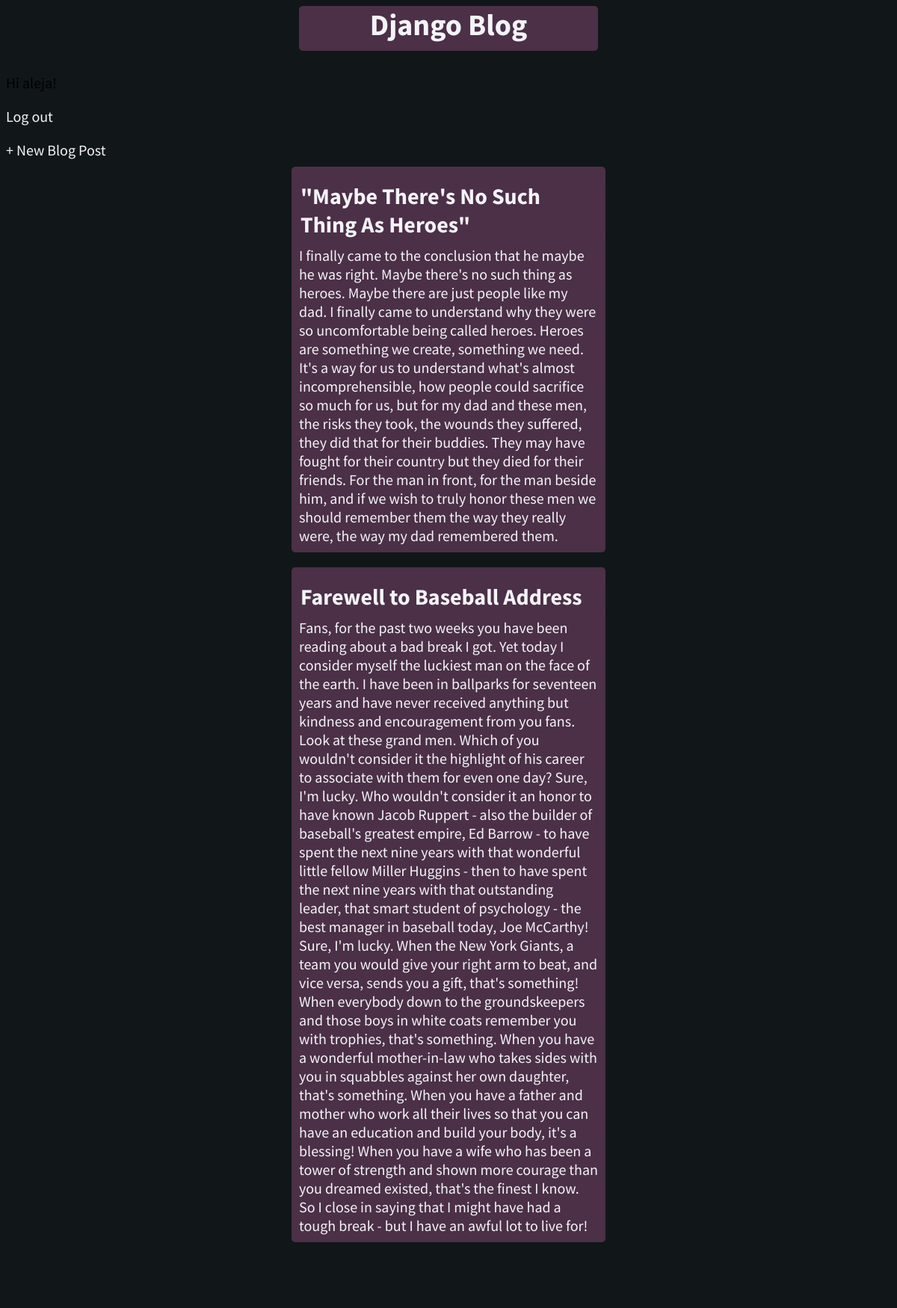
The app's page / (signed in) with its own data.
### blog/models.py (models this page shows, shortened)
class Post(models.Model):
    title = models.CharField(max_length=200) #charfield is for smaller titles like name ex: title of the blog
    author = models.ForeignKey( #foreign key is a key share in two table that might be named differantly
        'auth.User',
        on_delete=models.CASCADE,
    )
    body = models.TextField()
    smallbody = str(body)[0:200]

### blog/views.py (the view)
# urls.py: path('',BlogListView.as_view(), name='home'),
class BlogListView(ListView):
    model = Post
    template_name = 'home.html'

### templates/home.html
{% extends 'base.html' %}
{% block content %}
    {% for post in object_list %}
<body class="post-body">
    <div class="post">
        <div class="post-entry">
            <h2><a href="{% url 'post_detail' post.pk %}">{{ post.title }}</a></h2>
            <p>{{ post.body }}</p>
        </div>
    </div>
</body>
    {% endfor %}
{% endblock content %}

### templates/base.html (shortened to what this page needs)
{% load static %}
<html>
    <head>
        <link href="{% static 'css/base.css' %}" rel="stylesheet">
    </head>
    <body>
        <div class="main_header">
            <header>
            <div class="nav-left">
                <h1><a href="{% url 'home' %}">Django Blog</a></h1>
            </div>
            </header>
            <div class="nav-right">
        {% if user.is_authenticated %}
        <p>Hi {{ user.username }}!</p>
        <p><a href="{% url 'logout' %}">Log out</a></p>
        {% else %}
        <p>You are not logged in.</p>
        <a href="{% url 'login' %}">Log In</a>
        {% endif %}
            <div class="nav-right">
                <a href="{% url 'post_new' %}">+ New Blog Post</a>
            </div>
        </div>
        </div>
    <div class="changing-cont">
    {% block content %}
    {% endblock content %}
    </div>
    </body>
</html>

### blog/static/css/base.css (style rules this page uses)
body { font-family: 'Source Sans Pro', sans-serif; font-size: 20px; background-color: #111619; padding-bottom: 20px; }
header { text-align: center; padding-bottom: 10px; }
header h1, a { color: #F4F4F8; text-decoration: none; text-align: center; }
.nav-left { background-color: #4B3047; margin-right: auto; margin-left: auto; border-radius: 5px; width: 400px; height: 60px; }
.nav-right { display: inline-block; }
.changing-cont { margin:auto; vertical-align: center; background-color: #111619; padding-top: 10px; border-radius: 5px; width: 70%; padding-bottom: 40px; margin-bottom: 40px; }
.post { margin-bottom: 20px; display: block; }
.post-entry { background-color: #898F9C; margin-left: auto; margin-right: auto; padding: 20px; color: #F4F4F8; }
.post-entry h2 { margin: 0.5rem 0; }
.post-entry, h2 { background-color: #4B3047; width: 400px; border-radius: 5px; padding: 10px; }
.post-entry h2 a, .post-entry h2 a:visited { color: #F4F4F8; text-decoration: none }
.post-entry p { margin: 0; font-weight: 400; }
h2 { padding: 2px; }

### records on screen
Post: title "\"Maybe There's No Such Thing As Heroes\"", body "I finally came to the conclusion that he maybe he was right. Maybe there's no such thing as heroes. Maybe there are just people like my dad. I finally came to understand why they were so uncomfortable being called heroes. Heroes are something we create, something we need. It's a way for us to understand what's almost incomprehensible, how people could sacrifice so much for us, but for my dad and these men, the risks they took, the wounds they suffered, they did that for their buddies. They may have fought for their country but they died for their friends. For the man in front, for the man beside him, and if we wish to truly honor these men we should remember them the way they really were,…"
Post: title "Farewell to Baseball Address", body "Fans, for the past two weeks you have been reading about a bad break I got. Yet today I consider myself the luckiest man on the face of the earth. I have been in ballparks for seventeen years and have never received anything but kindness and encouragement from you fans. Look at these grand men. Which of you wouldn't consider it the highlight of his career to associate with them for even one day? Sure, I'm lucky. Who wouldn't consider it an honor to have known Jacob Ruppert - also the builder of baseball's greatest empire, Ed Barrow - to have spent the next nine years with that wonderful little fellow Miller Huggins - then to have spent the next nine years with that outstanding leader, that…"

### other values on screen
{{ user.username }} "aleja"
